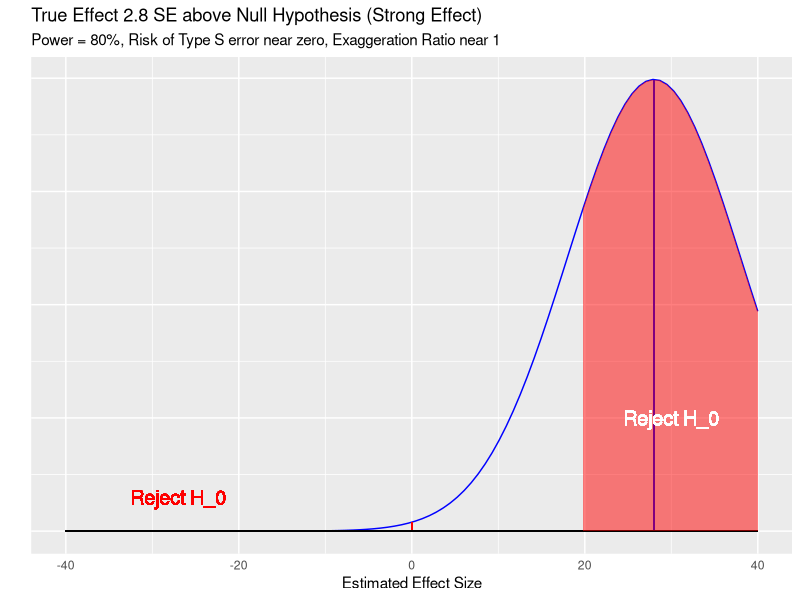
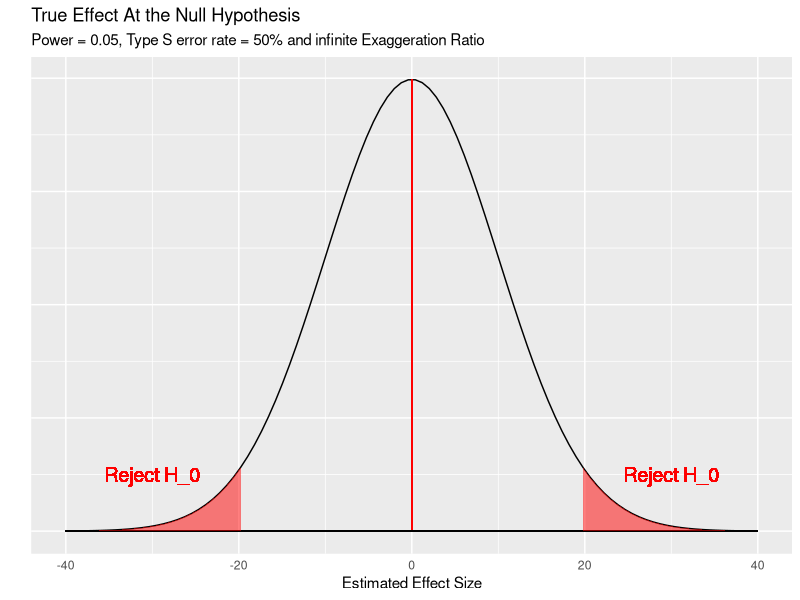
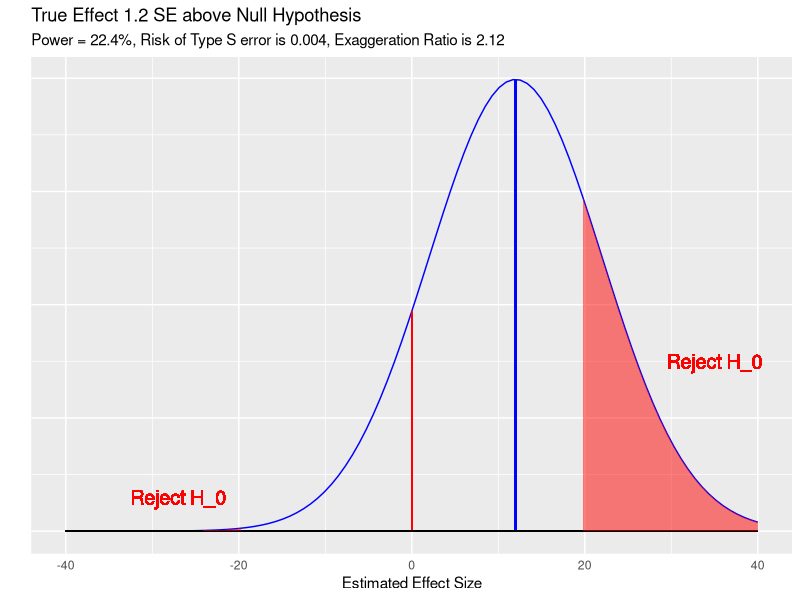
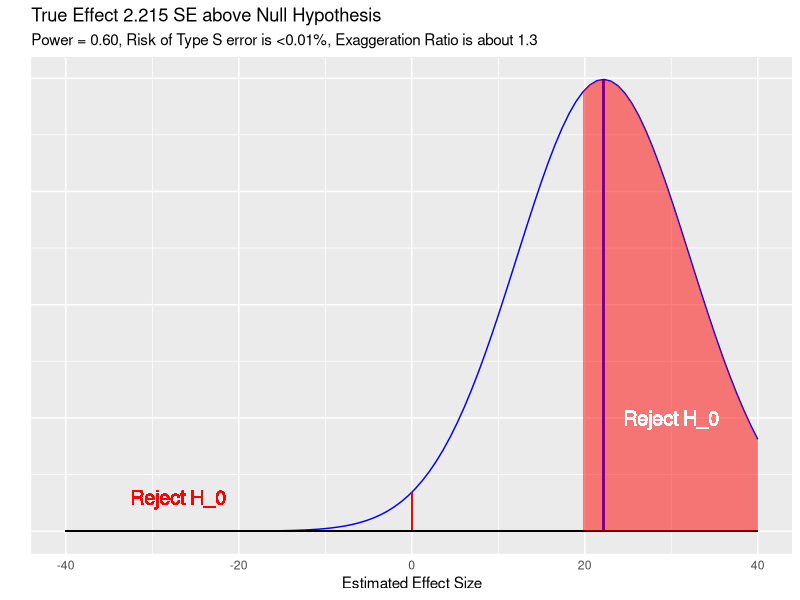
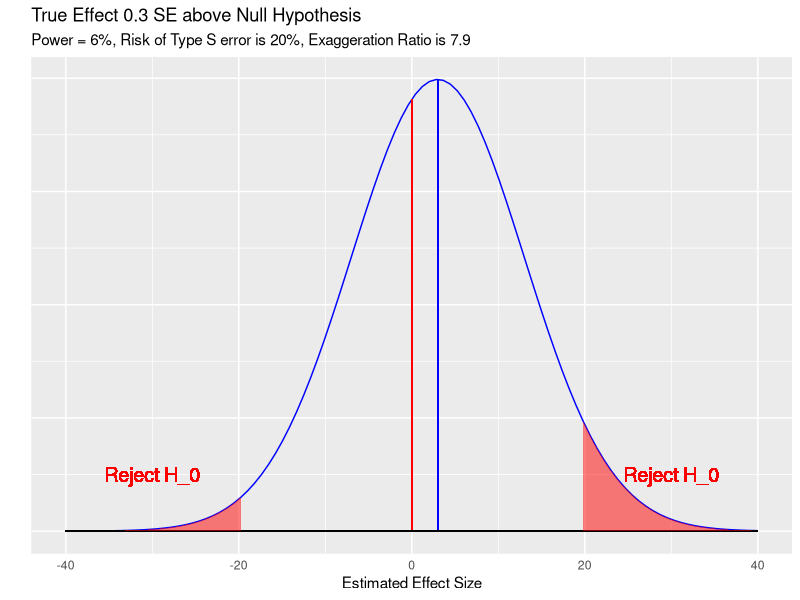

The R source for these figures, in order:
## ---- chunk 1
knitr::opts_chunk$set(comment=NA)
options(width = 60)
## ---- chunk 2
library(tidyverse)
## ---- chunk 3
retrodesign <- function(A, s, alpha=.05, df=Inf, 
                        n.sims=10000){
    z <- qt(1-alpha/2, df)
    p.hi <- 1 - pt(z-A/s, df)
    p.lo <- pt(-z-A/s, df)
    power <- p.hi + p.lo
    typeS <- p.lo/power
    estimate <- A + s*rt(n.sims,df)
    significant <- abs(estimate) > s*z
    exaggeration <- mean(abs(estimate)[significant])/A
    return(list(power=power, typeS=typeS, 
                exaggeration=exaggeration))
}
## ---- chunk 4
set.seed(201803161)
retrodesign(A = 28, s = 10, alpha = 0.05)
## ---- chunk 5
x <- seq(-40, 40, length = 100)
hx0 <- dnorm(x, mean = 0, sd = 10)
hx3 <- dnorm(x, mean = 3, sd = 10)
hx12 <- dnorm(x, mean = 12, sd = 10)
hx28 <- dnorm(x, mean = 28, sd = 10)
hx2215 <- dnorm(x, mean = 22.15, sd = 10)
dat <- data.frame(x, hx0, hx3, hx12, hx28, hx2215)
## ---- chunk 6
ggplot(dat, aes(x, hx28)) +
    geom_line(col = "blue") +
    geom_segment(aes(x = 0, xend = 0, y = 0, yend = dnorm(0, mean = 28, sd = 10)), col = "red") +
    geom_segment(aes(x = 28, xend = 28, y = 0, yend = dnorm(28, mean = 28, sd = 10)), col = "blue") +
    geom_segment(aes(x = -40, xend = 40, y = 0, yend = 0)) +
    geom_ribbon(data = subset(dat, x > 19.6), aes(ymax = hx28), ymin = 0, fill = "red", col = NA, alpha = 0.5) +
    geom_ribbon(data = subset(dat, x < -19.6), aes(ymax = hx28), ymin = 0, fill = "red", col = NA, alpha = 0.5) +
    geom_text(x = 30, y = 0.01, label = "Reject H_0", col = "white", size = 5) +
    geom_text(x = -27, y = 0.003, label = "Reject H_0", col = "red", size = 5) +
    theme(axis.ticks = element_blank(), axis.text.y = element_blank()) +
    labs(x = "Estimated Effect Size", y = "", title = "True Effect 2.8 SE above Null Hypothesis (Strong Effect)", subtitle = "Power = 80%, Risk of Type S error near zero, Exaggeration Ratio near 1")
## ---- chunk 7
set.seed(201803162)
retrodesign(A = 0, s = 10)
## ---- chunk 8
ggplot(dat, aes(x, hx0)) +
    geom_line() +
    geom_segment(aes(x = 0, xend = 0, y = 0, yend = dnorm(0, mean = 0, sd = 10)), col = "red") +
    geom_segment(aes(x = -40, xend = 40, y = 0, yend = 0)) +
    geom_ribbon(data = subset(dat, x > 19.6), aes(ymax = hx0), ymin = 0, fill = "red", col = NA, alpha = 0.5) +
    geom_ribbon(data = subset(dat, x < -19.6), aes(ymax = hx0), ymin = 0, fill = "red", col = NA, alpha = 0.5) +
    geom_text(x = 30, y = 0.005, label = "Reject H_0", col = "red", size = 5) +
    geom_text(x = -30, y = 0.005, label = "Reject H_0", col = "red", size = 5) +
    theme(axis.ticks = element_blank(), axis.text.y = element_blank()) +
    labs(x = "Estimated Effect Size", y = "", title = "True Effect At the Null Hypothesis", subtitle = "Power = 0.05, Type S error rate = 50% and infinite Exaggeration Ratio")
## ---- chunk 9
set.seed(201803163)
retrodesign(A = 12, s = 10)
## ---- chunk 10
ggplot(dat, aes(x, hx12)) +
    geom_line(col = "blue") +
    geom_segment(aes(x = 0, xend = 0, y = 0, yend = dnorm(0, mean = 12, sd = 10)), col = "red") +
    geom_segment(aes(x = 12, xend = 12, y = 0, yend = dnorm(12, mean = 12, sd = 10)), col = "blue") +
    geom_segment(aes(x = -40, xend = 40, y = 0, yend = 0)) +
    geom_ribbon(data = subset(dat, x > 19.6), aes(ymax = hx12), ymin = 0, fill = "red", col = NA, alpha = 0.5) +
    geom_ribbon(data = subset(dat, x < -19.6), aes(ymax = hx12), ymin = 0, fill = "red", col = NA, alpha = 0.5) +
    geom_text(x = 35, y = 0.015, label = "Reject H_0", col = "red", size = 5) +
    geom_text(x = -27, y = 0.003, label = "Reject H_0", col = "red", size = 5) +
    theme(axis.ticks = element_blank(), axis.text.y = element_blank()) +
    labs(x = "Estimated Effect Size", y = "", title = "True Effect 1.2 SE above Null Hypothesis", subtitle = "Power = 22.4%, Risk of Type S error is 0.004, Exaggeration Ratio is 2.12")
## ---- chunk 11
ggplot(dat, aes(x, hx2215)) +
    geom_line(col = "blue") +
    geom_segment(aes(x = 0, xend = 0, y = 0, yend = dnorm(0, mean = 22.15, sd = 10)), col = "red") +
    geom_segment(aes(x = 22.15, xend = 22.15, y = 0, yend = dnorm(22.15, mean = 22.15, sd = 10)), col = "blue") +
    geom_segment(aes(x = -40, xend = 40, y = 0, yend = 0)) +
    geom_ribbon(data = subset(dat, x > 19.6), aes(ymax = hx2215), ymin = 0, fill = "red", col = NA, alpha = 0.5) +
    geom_ribbon(data = subset(dat, x < -19.6), aes(ymax = hx2215), ymin = 0, fill = "red", col = NA, alpha = 0.5) +
    geom_text(x = 30, y = 0.01, label = "Reject H_0", col = "white", size = 5) +
    geom_text(x = -27, y = 0.003, label = "Reject H_0", col = "red", size = 5) +
    theme(axis.ticks = element_blank(), axis.text.y = element_blank()) +
    labs(x = "Estimated Effect Size", y = "", title = "True Effect 2.215 SE above Null Hypothesis", subtitle = "Power = 0.60, Risk of Type S error is <0.01%, Exaggeration Ratio is about 1.3")
## ---- chunk 12
set.seed(201803164)
retrodesign(A = 0.1, s = 3.29, alpha = 0.05)
## ---- chunk 13
ggplot(dat, aes(x, hx3)) +
    geom_line(col = "blue") +
    geom_segment(aes(x = 0, xend = 0, y = 0, yend = dnorm(0, mean = 3, sd = 10)), col = "red") +
    geom_segment(aes(x = 3, xend = 3, y = 0, yend = dnorm(3, mean = 3, sd = 10)), col = "blue") +
    geom_segment(aes(x = -40, xend = 40, y = 0, yend = 0)) +
    geom_ribbon(data = subset(dat, x > 19.6), aes(ymax = hx3), ymin = 0, fill = "red", col = NA, alpha = 0.5) +
    geom_ribbon(data = subset(dat, x < -19.6), aes(ymax = hx3), ymin = 0, fill = "red", col = NA, alpha = 0.5) +
    geom_text(x = 30, y = 0.005, label = "Reject H_0", col = "red", size = 5) +
    geom_text(x = -30, y = 0.005, label = "Reject H_0", col = "red", size = 5) +
    theme(axis.ticks = element_blank(), axis.text.y = element_blank()) +
    labs(x = "Estimated Effect Size", y = "", title = "True Effect 0.3 SE above Null Hypothesis", subtitle = "Power = 6%, Risk of Type S error is 20%, Exaggeration Ratio is 7.9")
